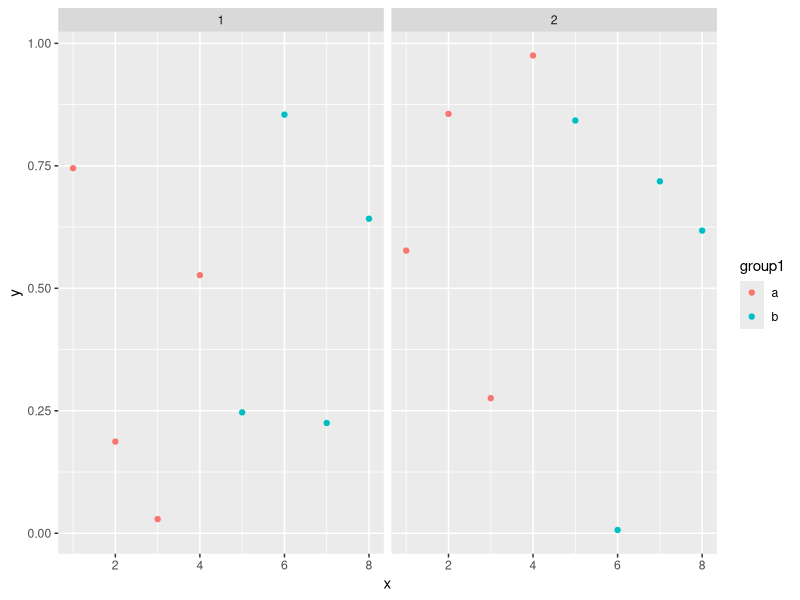
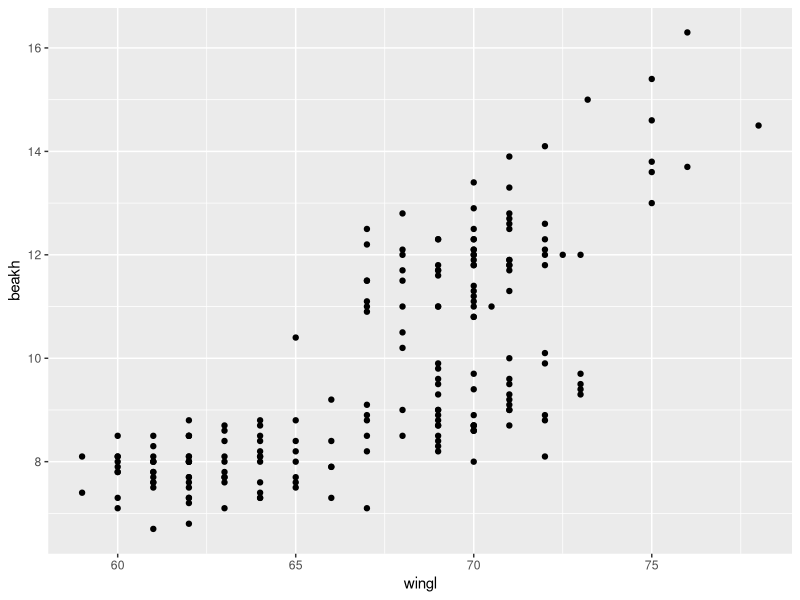
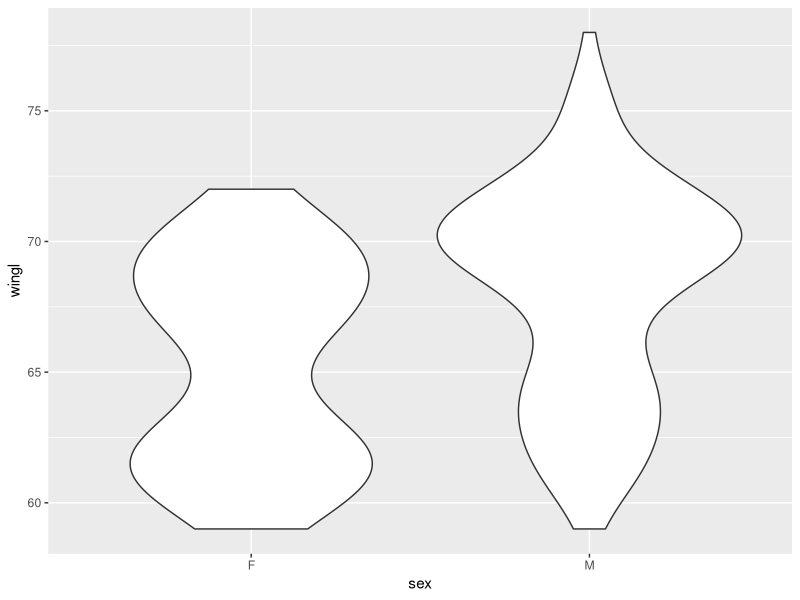
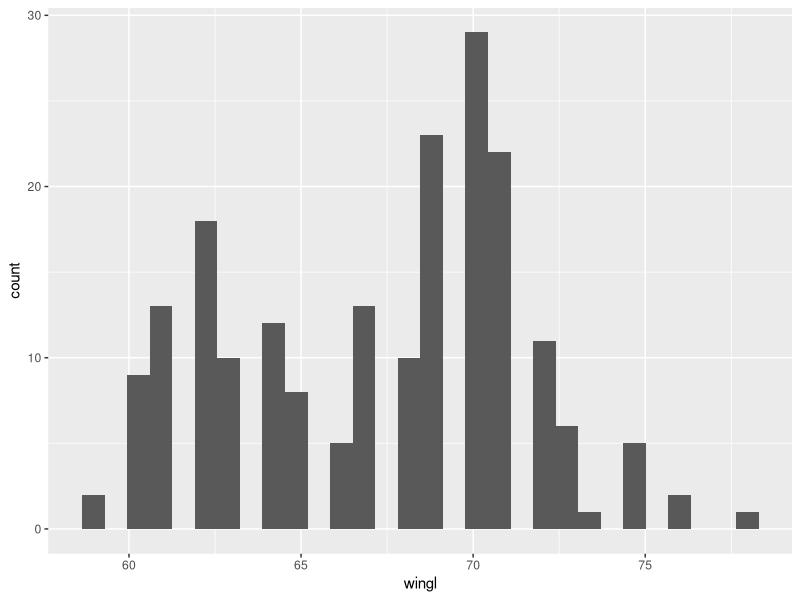
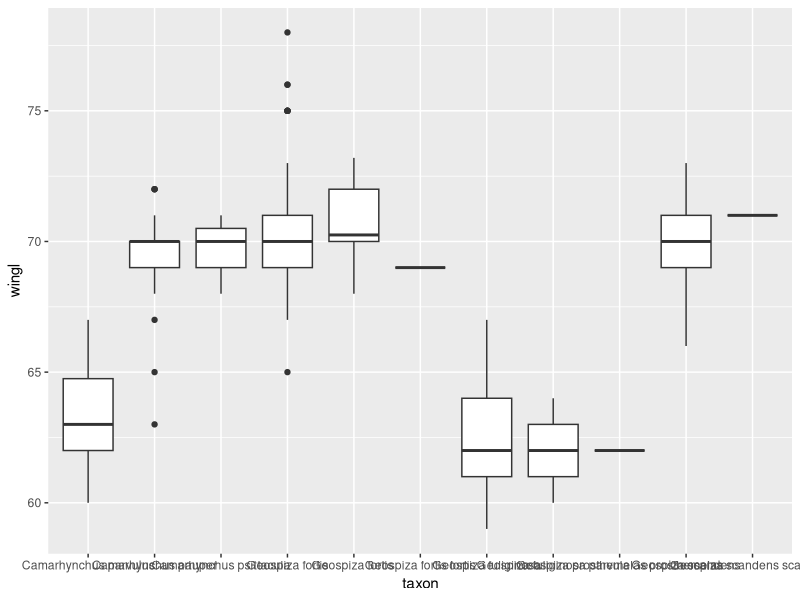
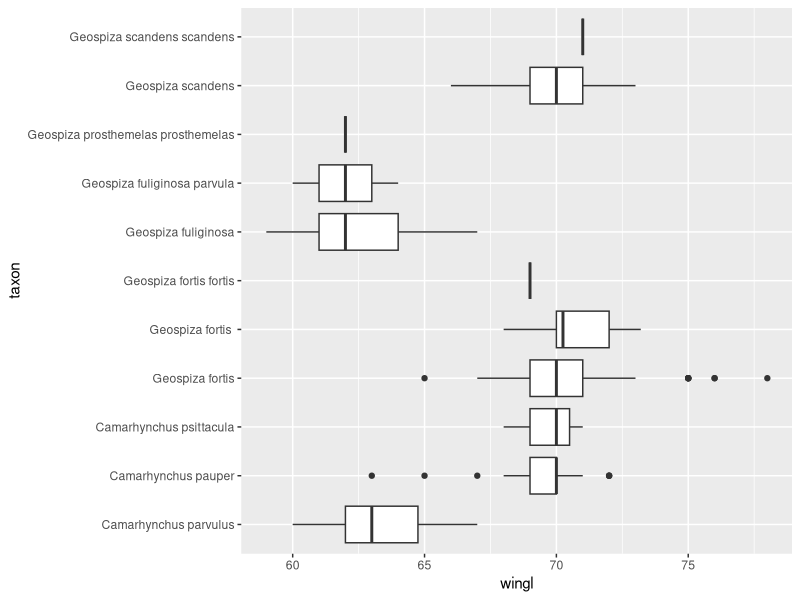
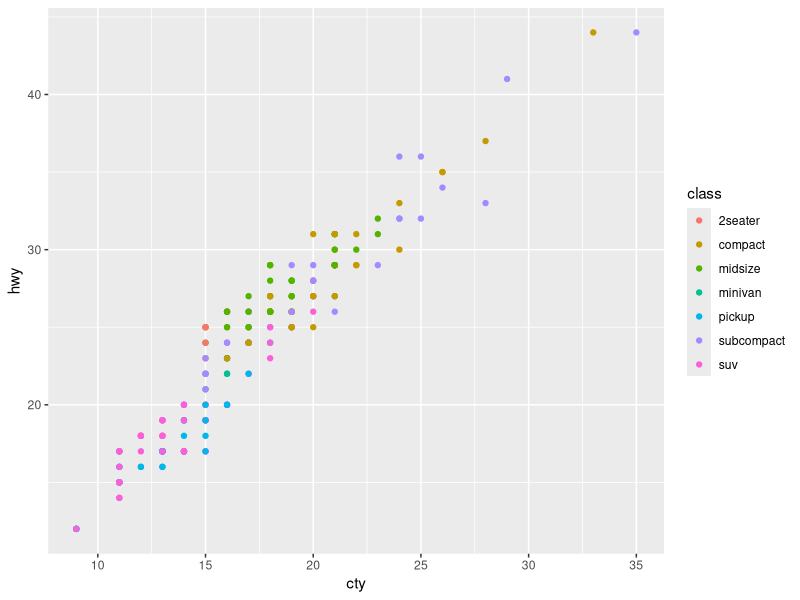
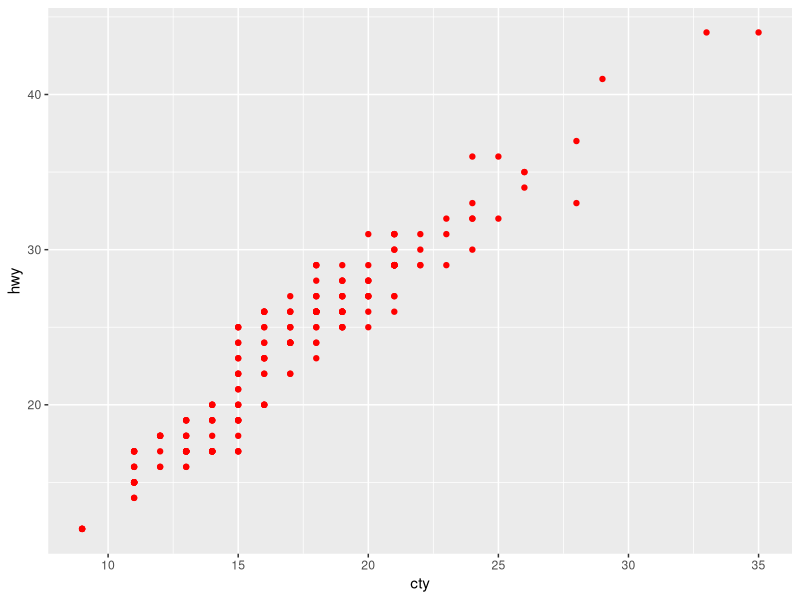

These charts were generated, in order, by the following R code:
## ---- chunk 1
library(dplyr)
library(ggplot2)
# fake data:
d <- data.frame(x = c(1:8, 1:8), y = runif(16),
  group1 = rep(gl(2, 4, labels = c("a", "b")), 2),
  group2 = gl(2, 8))
head(d)
ggplot(data = d, aes(x = x, y = y, colour = group1)) + geom_point() +
  facet_grid(~group2)
## ---- chunk 2
morph <- read.csv("data/Morph_for_Sato.csv", stringsAsFactors = FALSE)
names(morph) <- tolower(names(morph)) # make columns names lowercase
morph <- filter(morph, islandid == "Flor_Chrl") # take only one island
morph <- select(morph, taxonorig, sex, wingl, beakh, ubeakl) # only keep these columns
morph <- rename(morph, taxon = taxonorig)
morph <- data.frame(na.omit(morph)) # remove all rows with any NAs to make this simple
morph <- as_data_frame(morph)
set.seed(1)
morph <- morph[base::sample(seq_len(nrow(morph)), 200), ] # downsample
## ---- chunk 3
ggplot(morph, aes(wingl, beakh)) + geom_point()
## ---- chunk 4
ggplot(morph, aes(sex, wingl)) + 
  geom_violin() # exercise
## ---- chunk 5
ggplot(morph, aes(wingl)) + 
  geom_histogram() # exercise
## ---- chunk 6
ggplot(morph, aes(taxon, wingl)) + 
  geom_boxplot() # exercise
## ---- chunk 7
ggplot(morph, aes(taxon, wingl)) + geom_boxplot() + coord_flip() # exercise
## ---- chunk 8
ggplot(mpg, aes(cty, hwy)) + geom_point(aes(colour = class))
## ---- chunk 9
ggplot(mpg, aes(cty, hwy)) + geom_point(colour = "red")
## ---- chunk 10
ggplot(morph, aes(wingl, beakh)) +
  geom_point(aes(colour = sex))
## ---- chunk 11
ggplot(morph, aes(wingl, beakh)) +
  geom_point(aes(size = ubeakl)) # exercise
## ---- chunk 12
ggplot(morph, aes(wingl, beakh)) +
  geom_point(aes(colour = taxon)) # exercise
## ---- chunk 13
ggplot(morph, aes(wingl, beakh)) +
  geom_point(aes(colour = ubeakl)) # exercise
## ---- chunk 14
ggplot(morph, aes(wingl, beakh)) +
  geom_point(aes(shape = sex, size = ubeakl, colour = taxon), # exercise
    alpha = 0.4) # exercise
## ---- chunk 15
ggplot(morph, aes(wingl, beakh)) + geom_point() + 
  facet_wrap(~taxon) # exercise
## ---- chunk 16
ggplot(morph, aes(wingl, beakh)) + geom_point() +
  facet_wrap(~taxon, scales = "free") # exercise
## ---- chunk 17
ggplot(morph, aes(wingl, beakh)) + geom_point() + 
  facet_grid(sex~taxon) # exercise
## ---- chunk 18
morph_quant <- morph %>%
  group_by(taxon) %>%
  summarise(
    l = quantile(wingl, 0.25)[[1]],
    m = median(wingl),
    u = quantile(wingl, 0.75)[[1]]) %>%
  # re-order factor levels by median for plotting:
  mutate(taxon = reorder(taxon, m, function(x) x))
## ---- chunk 19
ggplot(morph_quant, aes(x = taxon, y = m, ymin = l, ymax = u)) +
  geom_pointrange() # exercise
## ---- chunk 20
ggplot(morph_quant, aes(x = taxon, y = m, ymin = l, ymax = u)) +
  ylab("Wing length") + xlab("") +
  geom_pointrange() + # exercise
  coord_flip() # exercise
